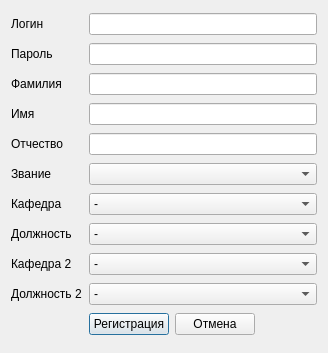
<?xml version="1.0" encoding="UTF-8"?>
<ui version="4.0">
 <class>UserForm</class>
 <widget class="QDialog" name="UserForm">
  <property name="geometry">
   <rect>
    <x>0</x>
    <y>0</y>
    <width>328</width>
    <height>353</height>
   </rect>
  </property>
  <property name="Новый пользователь" stdset="0">
   <string>MainWindow</string>
  </property>
  <layout class="QGridLayout" name="gridLayout">
   <item row="0" column="0">
    <widget class="QLabel" name="label_6">
     <property name="text">
      <string>Логин</string>
     </property>
    </widget>
   </item>
   <item row="0" column="1" colspan="3">
    <widget class="QLineEdit" name="line_login"/>
   </item>
   <item row="1" column="0">
    <widget class="QLabel" name="label_7">
     <property name="text">
      <string>Пароль</string>
     </property>
    </widget>
   </item>
   <item row="1" column="1" colspan="3">
    <widget class="QLineEdit" name="line_password"/>
   </item>
   <item row="2" column="0">
    <widget class="QLabel" name="label_3">
     <property name="text">
      <string>Фамилия</string>
     </property>
    </widget>
   </item>
   <item row="2" column="1" colspan="3">
    <widget class="QLineEdit" name="line_surname"/>
   </item>
   <item row="3" column="0">
    <widget class="QLabel" name="label_4">
     <property name="text">
      <string>Имя</string>
     </property>
    </widget>
   </item>
   <item row="3" column="1" colspan="3">
    <widget class="QLineEdit" name="line_name"/>
   </item>
   <item row="4" column="0">
    <widget class="QLabel" name="label_5">
     <property name="text">
      <string>Отчество</string>
     </property>
    </widget>
   </item>
   <item row="4" column="1" colspan="3">
    <widget class="QLineEdit" name="line_middleName"/>
   </item>
   <item row="5" column="0">
    <widget class="QLabel" name="label_8">
     <property name="text">
      <string>Звание</string>
     </property>
    </widget>
   </item>
   <item row="6" column="0">
    <widget class="QLabel" name="label">
     <property name="text">
      <string>Кафедра</string>
     </property>
    </widget>
   </item>
   <item row="6" column="1" colspan="3">
    <widget class="QComboBox" name="cb_department">
     <item>
      <property name="text">
       <string>-</string>
      </property>
     </item>
    </widget>
   </item>
   <item row="7" column="0">
    <widget class="QLabel" name="label_2">
     <property name="text">
      <string>Должность</string>
     </property>
    </widget>
   </item>
   <item row="7" column="1" colspan="3">
    <widget class="QComboBox" name="cb_post">
     <item>
      <property name="text">
       <string>-</string>
      </property>
     </item>
    </widget>
   </item>
   <item row="8" column="0">
    <widget class="QLabel" name="label_10">
     <property name="text">
      <string>Кафедра 2</string>
     </property>
    </widget>
   </item>
   <item row="8" column="1" colspan="3">
    <widget class="QComboBox" name="cb_department_2">
     <item>
      <property name="text">
       <string>-</string>
      </property>
     </item>
    </widget>
   </item>
   <item row="9" column="0">
    <widget class="QLabel" name="label_9">
     <property name="text">
      <string>Должность 2</string>
     </property>
    </widget>
   </item>
   <item row="9" column="1" colspan="3">
    <widget class="QComboBox" name="cb_post_2">
     <item>
      <property name="text">
       <string>-</string>
      </property>
     </item>
    </widget>
   </item>
   <item row="10" column="0">
    <spacer name="horizontalSpacer">
     <property name="orientation">
      <enum>Qt::Horizontal</enum>
     </property>
     <property name="sizeHint" stdset="0">
      <size>
       <width>72</width>
       <height>20</height>
      </size>
     </property>
    </spacer>
   </item>
   <item row="10" column="1">
    <widget class="QPushButton" name="btn_register">
     <property name="text">
      <string>Регистрация</string>
     </property>
    </widget>
   </item>
   <item row="10" column="2">
    <widget class="QPushButton" name="btn_cancel">
     <property name="text">
      <string>Отмена</string>
     </property>
    </widget>
   </item>
   <item row="10" column="3">
    <spacer name="horizontalSpacer_2">
     <property name="orientation">
      <enum>Qt::Horizontal</enum>
     </property>
     <property name="sizeHint" stdset="0">
      <size>
       <width>51</width>
       <height>20</height>
      </size>
     </property>
    </spacer>
   </item>
   <item row="5" column="1" colspan="3">
    <widget class="QComboBox" name="cb_rang"/>
   </item>
  </layout>
 </widget>
 <resources/>
 <connections/>
</ui>
